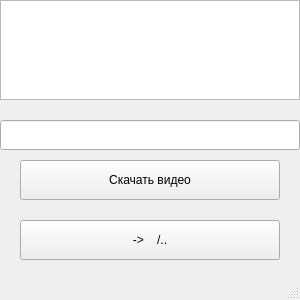
<?xml version="1.0" encoding="UTF-8"?>
<ui version="4.0">
 <class>MainWindow</class>
 <widget class="QMainWindow" name="MainWindow">
  <property name="geometry">
   <rect>
    <x>0</x>
    <y>0</y>
    <width>300</width>
    <height>300</height>
   </rect>
  </property>
  <property name="windowTitle">
   <string>MainWindow</string>
  </property>
  <widget class="QWidget" name="centralwidget">
   <widget class="QPlainTextEdit" name="plainTextEdit">
    <property name="geometry">
     <rect>
      <x>0</x>
      <y>0</y>
      <width>300</width>
      <height>100</height>
     </rect>
    </property>
    <property name="styleSheet">
     <string notr="true">QtPlainText{
boredr: 2px solid #A4D04D;
background-color: #404040;
color: white;
}</string>
    </property>
   </widget>
   <widget class="QLineEdit" name="lineEdit">
    <property name="geometry">
     <rect>
      <x>0</x>
      <y>120</y>
      <width>300</width>
      <height>30</height>
     </rect>
    </property>
    <property name="styleSheet">
     <string notr="true">QtLineEdit{
border: 2px solid #A4004D;
background-color:#404040;
color:white;
}</string>
    </property>
   </widget>
   <widget class="QPushButton" name="pushButton">
    <property name="geometry">
     <rect>
      <x>20</x>
      <y>160</y>
      <width>260</width>
      <height>40</height>
     </rect>
    </property>
    <property name="styleSheet">
     <string notr="true">QtPushButton{
border: 2px solid #A4004D;
background-color:#404040;
color:white;
}

QtPushButton:hover{
border: 2px solid #A4004D;
background-color:#444444;
color:white;
}

QtPushButton:pressed{
border: 2px solid white;
background-color:#444444;
color:white;
}</string>
    </property>
    <property name="text">
     <string>Скачать видео</string>
    </property>
   </widget>
   <widget class="QPushButton" name="pushButton_2">
    <property name="geometry">
     <rect>
      <x>20</x>
      <y>220</y>
      <width>260</width>
      <height>40</height>
     </rect>
    </property>
    <property name="styleSheet">
     <string notr="true">QtPushButton{
border: 2px solid #A4004D;
background-color:#404040;
color:white;
}

QtPushButton:hover{
border: 2px solid #A4004D;
background-color:#444444;
color:white;
}

QtPushButton:pressed{
border: 2px solid white;
background-color:#444444;
color:white;
}</string>
    </property>
    <property name="text">
     <string>-&gt;    /..</string>
    </property>
   </widget>
  </widget>
  <widget class="QMenuBar" name="menubar">
   <property name="geometry">
    <rect>
     <x>0</x>
     <y>0</y>
     <width>300</width>
     <height>21</height>
    </rect>
   </property>
  </widget>
  <widget class="QStatusBar" name="statusbar"/>
 </widget>
 <resources/>
 <connections/>
</ui>
